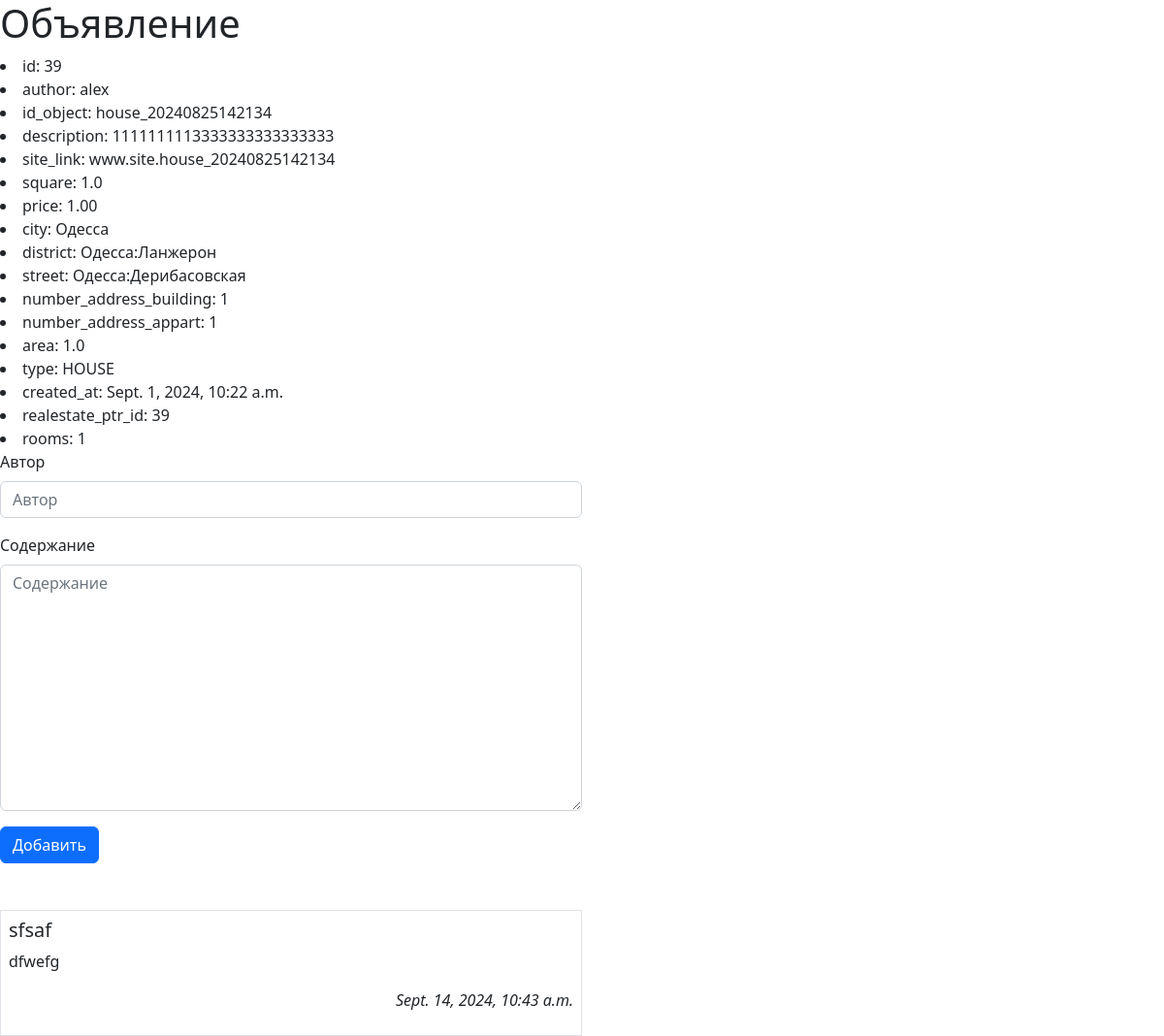
/real_estate/house/all/39/, run on the app's committed database.
### estate/models/real_estate.py (models this page shows)
class RealEstate(models.Model):
    author = models.ForeignKey(User, on_delete=models.CASCADE, related_name='real_estates')
    id_object = models.CharField(max_length=100)
    description = models.TextField(max_length=5000, blank=True, null=True)
    site_link = models.CharField(max_length=255)
    created_at = models.DateTimeField(auto_now_add=True)
    square = models.FloatField(default=1.0)
    price = models.DecimalField(default=1.00, max_digits=10, decimal_places=2)
    district = models.ForeignKey('District', on_delete=models.DO_NOTHING, related_name='real_estates', default=1)
    number_address_building = models.CharField(max_length=5, default=1)
    number_address_appart = models.CharField(max_length=5, default=1)
    city = models.ForeignKey('City', on_delete=models.DO_NOTHING, related_name='real_estates', default=1)
    street = models.ForeignKey('Street', on_delete=models.DO_NOTHING, related_name='real_eatates', default=1)

### estate/models/city.py (models this page shows)
class City(models.Model):
    name = models.CharField(max_length=100)
    def __str__(self):
        return self.name

### estate/models/district.py (models this page shows)
class District(models.Model):
    name = models.CharField(max_length=100)
    city = models.ForeignKey('City', on_delete=models.DO_NOTHING, related_name='districts')
    def __str__(self):
        return f'{self.city}:{self.name}'

### estate/models/street.py (models this page shows)
class Street(models.Model):
    name = models.CharField(max_length=100)
    city = models.ForeignKey('City', on_delete=models.DO_NOTHING, related_name='streets')
    def __str__(self):
        return f'{self.city}:{self.name}'

### estate/models/house.py (models this page shows, shortened)
class House(RealEstate):
    def __init__(self, *args, **kwargs):
        super(House,self).__init__(*args, **kwargs)
    area = models.FloatField()
    type = models.CharField(choices=TypeHouse, default=TypeHouse.HOUSE, max_length=15)
    rooms = models.IntegerField(default=1)
    class Meta:
        verbose_name = 'Дом'
        verbose_name_plural = 'Дома'
        ordering = ['-created_at']

### estate/models/comments.py (models this page shows)
class Comment(models.Model):
    real_state = models.ForeignKey(RealEstate, on_delete=models.CASCADE, verbose_name='Объявление')
    author = models.CharField(max_length=30, verbose_name='Автор')
    content = models.TextField(verbose_name='Содержание')
    is_active = models.BooleanField(default=True, db_index=True, verbose_name='Выводить на экран?')
    created_at = models.DateTimeField(auto_now_add=True, db_index=True, verbose_name='Опубликовано')
    class Meta:
        verbose_name = 'Комментарий'
        verbose_name_plural = 'Комментарии'
        ordering = ['created_at']

### real_estate/controllers/detail_object.py (the view)
# urls.py: path('house/all/<int:pk>/', detail_object.HouseAllDetailView.as_view(), name='detail_house_for_all'),
class HouseAllDetailView(ObjectAllDetailMixin, View):
    model = House
    model_comment = RealEstate
    template = 'real_estate/detail_house_for_all.html'
    rep = HouseRepository
    form_user = UserCommentForm
    form_guest = GuestCommetForm
    model_comment_dto = CreateCommentDTO
    rep_comment = CommentRepository

### real_estate/forms.py
class GuestCommetForm(forms.ModelForm):
    class Meta:
        model = Comment
        exclude = ('is_active', )
        widgets = {'real_state': forms.HiddenInput}

### estate/repositories/comment_repository.py (called while the page is built)
    def list_objects(self, rs=None):
        if rs:
          return self.model.objects.filter(real_state=rs.pk)
        return self.model.objects.all()

### real_estate/controllers/utils.py (called while the page is built)
    def get(self,request, pk):
        obj = self.model.objects.get(id=pk)
        dto = RealEstateService(self.rep()).detail_object(obj)
        initial = {'real_state': self.model_comment.objects.get(id=pk).pk}
        if request.user.is_authenticated:
            initial['author'] = request.user.username
            form = self.form_user(initial=initial)
        else:
            form = self.form_guest(initial=initial)
        context = {
            self.model.__name__.lower(): dto.__dict__,
            'comments': RealEstateService(self.rep_comment()).list_objects_filter(obj),
            'form': form,
        }
        return render(request, self.template, context=context)

### real_estate/real_estate_service.py (called while the page is built)
    def detail_object(self, obj):
        return self.repository.detail_object(obj)

    def list_objects_filter(self, filter):
        return self.repository.list_objects(filter)

### real_estate/repository.py (called while the page is built)
    def detail_object(self, obj):
        dto = HouseDTO(
            id=obj.id,
            type=obj.type,
            author=obj.author,
            id_object=obj.id_object,
            description=obj.description,
            site_link=obj.site_link,
            square=obj.square,
            rooms=obj.rooms,
            price=obj.price,
            number_address_building=obj.number_address_building,
            number_address_appart=obj.number_address_appart,
            area=obj.area,
            city=obj.city,
            district=obj.district,
            street=obj.street,
            created_at=obj.created_at,
            realestate_ptr_id=obj.realestate_ptr_id
        )
        return dto

### templates/real_estate/detail_house_for_all.html (shortened to what this page needs)
{% extends "base.html" %}
{% load django_bootstrap5 %}
{% block content %}
  <h1>Объявление</h1>
  {% for key, value in house.items %}
    <li>
      {{key}}: {{value}}
    </li>
  {%endfor%}
<form method="post" style="width:50%">
    {% bootstrap_form form layout='horizontal' %}
    {% bootstrap_button 'Добавить' %}
</form>
{% if comments %}
<div class="vstack gap-3 mt-5">
    {% for comment in comments %}
        <div class="p-2 border" style="width:50%">
            <h5>{{ comment.author }}</h5>
            <p>{{ comment.content }}</p>
            <p class="text-end fst-italic">{{ comment.created_at }}</p>
        </div>
    {% endfor %}
</div>
{% endif %}
{% endblock %}

### templates/base.html (shortened to what this page needs)
{% load static %}
<!DOCTYPE html>
<html>
<head>
    <link rel="stylesheet" href="https://cdn.jsdelivr.net/npm/bootstrap@5.2.0/dist/css/bootstrap.min.css">
	<link rel="stylesheet" href="https://cdn.jsdelivr.net/npm/bootstrap@5.2.2/dist/js/bootstrap.bundle.min.js">
</head>
<body>
  <main>
    {% block content %}
    {% endblock %}
  </main>
</body>
</html>

### data on the page
RealEstate: house "house_20240825142134" "1111111113333333333333333" "www.site.house_20240825142134" "1.0" "1.00" "Sept. 1, 2024, 10:22 a.m."
City: key "city", name "Одесса"
District: key "district", city+name "Одесса:Ланжерон"
Street: key "street", city+name "Одесса:Дерибасовская"
House: house "1.0" "HOUSE"
Comment: author "sfsaf", content "dfwefg", created_at "Sept. 14, 2024, 10:43 a.m."

### other printed values
{{ key }} "id"
{{ value }} "39"
{{ key }} "author" "id_object" "description" "site_link" "square" "price" "number_address_building" "number_address_appart" "area" "type" "created_at" "realestate_ptr_id" "rooms"
{{ value }} "alex" "1" "1" "39" "1"
